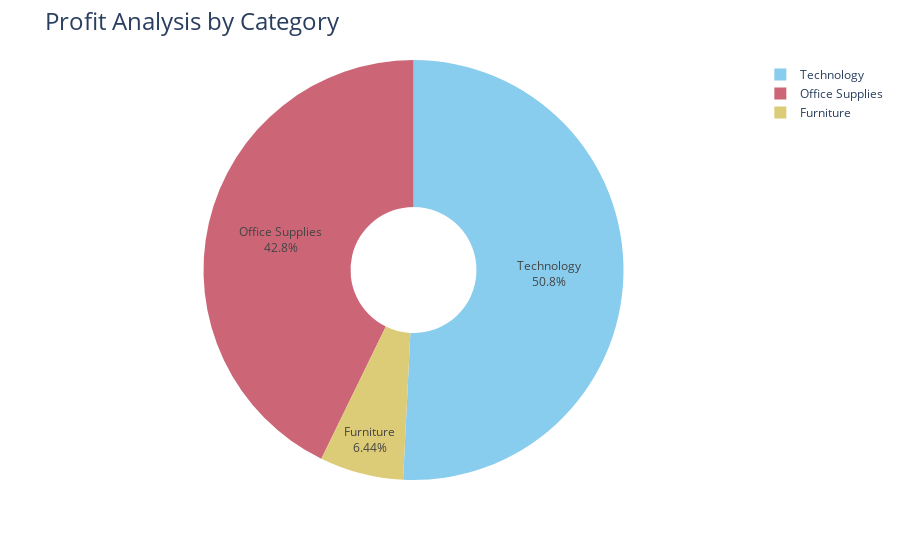

The code cell stored with this chart in its notebook:
### Code cell
fig = px.pie(profit_by_category,
             values = 'Profit',
             names = 'Category',
             hole = 0.3,
             color_discrete_sequence=px.colors.qualitative.Safe)

fig.update_traces(textposition='inside', textinfo='percent+label')
fig.update_layout(title_text='Profit Analysis by Category', title_font= dict(size=24))

fig.show()

### Figure 1 — Plotly figure (JSON) as saved in the notebook; plotly's stock layout.template omitted (floating-point values rounded to 4 significant figures)
{"data": [{"domain": {"x": [0, 1], "y": [0, 1]}, "hole": 0.3, "hovertemplate": "Category=%{label}<br>Profit=%{value}<extra></extra>", "labels": ["Furniture", "Office Supplies", "Technology"], "legendgroup": "", "name": "", "showlegend": true, "textinfo": "percent+label", "textposition": "inside", "type": "pie", "values": [18450.0, 122500.0, 145500.0]}], "layout": {"autosize": true, "legend": {"tracegroupgap": 0}, "margin": {"t": 60}, "piecolorway": ["rgb(136, 204, 238)", "rgb(204, 102, 119)", "rgb(221, 204, 119)", "rgb(17, 119, 51)", "rgb(51, 34, 136)", "rgb(170, 68, 153)", "rgb(68, 170, 153)", "rgb(153, 153, 51)", "rgb(136, 34, 85)", "rgb(102, 17, 0)", "rgb(136, 136, 136)"], "title": {"font": {"size": 24}, "text": "Profit Analysis by Category"}}}
